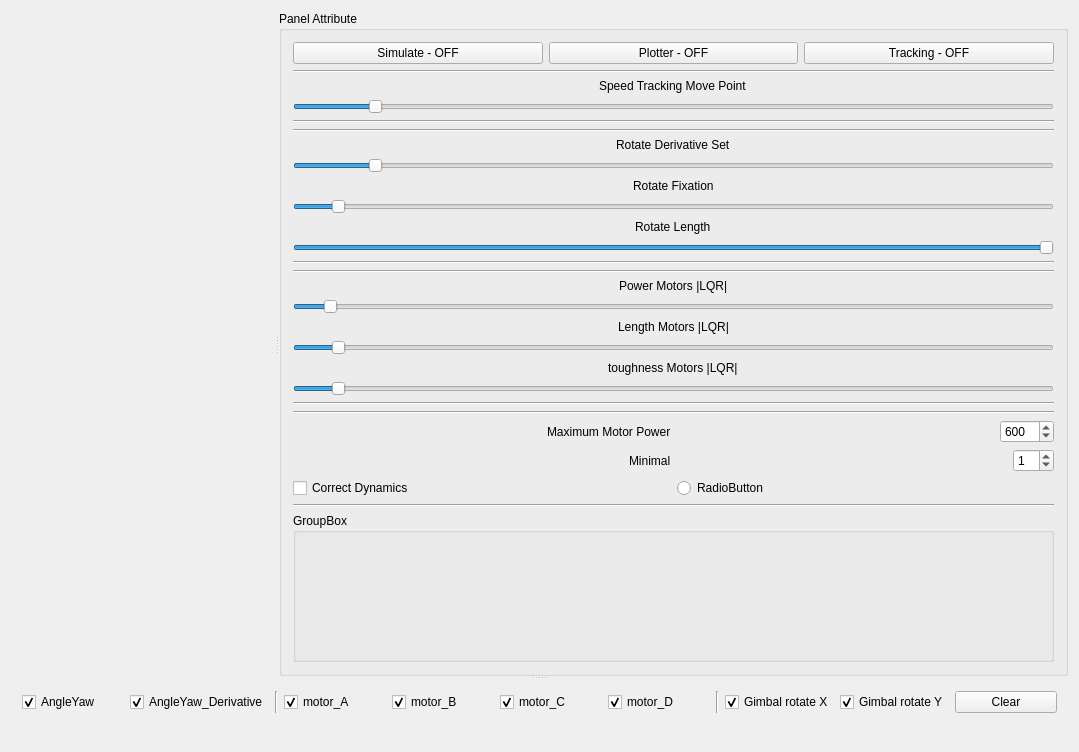
<?xml version="1.0" encoding="UTF-8"?>
<ui version="4.0">
 <class>MainWindow</class>
 <widget class="QMainWindow" name="MainWindow">
  <property name="geometry">
   <rect>
    <x>0</x>
    <y>0</y>
    <width>1079</width>
    <height>752</height>
   </rect>
  </property>
  <property name="windowTitle">
   <string>MainWindow</string>
  </property>
  <widget class="QWidget" name="centralWidget">
   <layout class="QGridLayout" name="gridLayout">
    <item row="0" column="0">
     <widget class="QSplitter" name="splitter_2">
      <property name="orientation">
       <enum>Qt::Vertical</enum>
      </property>
      <widget class="QSplitter" name="splitter">
       <property name="orientation">
        <enum>Qt::Horizontal</enum>
       </property>
       <widget class="GLWidget" name="widget" native="true"/>
       <widget class="QGroupBox" name="groupBox">
        <property name="title">
         <string>Panel Attribute</string>
        </property>
        <layout class="QGridLayout" name="gridLayout_2">
         <item row="0" column="0">
          <layout class="QVBoxLayout" name="verticalLayout">
           <item>
            <layout class="QHBoxLayout" name="horizontalLayout">
             <item alignment="Qt::AlignTop">
              <widget class="QPushButton" name="pushButton_simulate">
               <property name="text">
                <string>Simulate - OFF</string>
               </property>
              </widget>
             </item>
             <item alignment="Qt::AlignTop">
              <widget class="QPushButton" name="pushButton_Timer">
               <property name="text">
                <string>Plotter - OFF</string>
               </property>
              </widget>
             </item>
             <item alignment="Qt::AlignTop">
              <widget class="QPushButton" name="pushButton_LQR">
               <property name="text">
                <string>Tracking - OFF</string>
               </property>
              </widget>
             </item>
            </layout>
           </item>
           <item>
            <widget class="Line" name="line_9">
             <property name="orientation">
              <enum>Qt::Horizontal</enum>
             </property>
            </widget>
           </item>
           <item alignment="Qt::AlignHCenter">
            <widget class="QLabel" name="label">
             <property name="text">
              <string>Speed Tracking Move Point</string>
             </property>
            </widget>
           </item>
           <item>
            <widget class="QSlider" name="horizontalSlider_speedPoint">
             <property name="maximum">
              <number>10</number>
             </property>
             <property name="value">
              <number>1</number>
             </property>
             <property name="orientation">
              <enum>Qt::Horizontal</enum>
             </property>
            </widget>
           </item>
           <item>
            <widget class="Line" name="line_5">
             <property name="orientation">
              <enum>Qt::Horizontal</enum>
             </property>
            </widget>
           </item>
           <item>
            <widget class="Line" name="line_6">
             <property name="orientation">
              <enum>Qt::Horizontal</enum>
             </property>
            </widget>
           </item>
           <item alignment="Qt::AlignHCenter">
            <widget class="QLabel" name="label_2">
             <property name="text">
              <string>Rotate Derivative Set</string>
             </property>
            </widget>
           </item>
           <item>
            <widget class="QSlider" name="horizontalSlider_RotDev">
             <property name="value">
              <number>10</number>
             </property>
             <property name="orientation">
              <enum>Qt::Horizontal</enum>
             </property>
            </widget>
           </item>
           <item alignment="Qt::AlignHCenter">
            <widget class="QLabel" name="label_3">
             <property name="text">
              <string>Rotate Fixation</string>
             </property>
            </widget>
           </item>
           <item>
            <widget class="QSlider" name="horizontalSlider_RotFix">
             <property name="value">
              <number>5</number>
             </property>
             <property name="orientation">
              <enum>Qt::Horizontal</enum>
             </property>
            </widget>
           </item>
           <item alignment="Qt::AlignHCenter">
            <widget class="QLabel" name="label_4">
             <property name="text">
              <string>Rotate Length</string>
             </property>
            </widget>
           </item>
           <item>
            <widget class="QSlider" name="horizontalSlider_RotLen">
             <property name="value">
              <number>99</number>
             </property>
             <property name="orientation">
              <enum>Qt::Horizontal</enum>
             </property>
            </widget>
           </item>
           <item>
            <widget class="Line" name="line_2">
             <property name="orientation">
              <enum>Qt::Horizontal</enum>
             </property>
            </widget>
           </item>
           <item>
            <widget class="Line" name="line_3">
             <property name="orientation">
              <enum>Qt::Horizontal</enum>
             </property>
            </widget>
           </item>
           <item alignment="Qt::AlignHCenter">
            <widget class="QLabel" name="label_5">
             <property name="text">
              <string>Power Motors |LQR|</string>
             </property>
            </widget>
           </item>
           <item>
            <widget class="QSlider" name="horizontalSlider_Deverative0">
             <property name="value">
              <number>4</number>
             </property>
             <property name="orientation">
              <enum>Qt::Horizontal</enum>
             </property>
            </widget>
           </item>
           <item alignment="Qt::AlignHCenter">
            <widget class="QLabel" name="label_6">
             <property name="text">
              <string>Length Motors |LQR|</string>
             </property>
            </widget>
           </item>
           <item>
            <widget class="QSlider" name="horizontalSlider_Deverative1">
             <property name="value">
              <number>5</number>
             </property>
             <property name="orientation">
              <enum>Qt::Horizontal</enum>
             </property>
            </widget>
           </item>
           <item alignment="Qt::AlignHCenter">
            <widget class="QLabel" name="label_7">
             <property name="text">
              <string>toughness Motors |LQR|</string>
             </property>
            </widget>
           </item>
           <item>
            <widget class="QSlider" name="horizontalSlider_Deverative2">
             <property name="value">
              <number>5</number>
             </property>
             <property name="orientation">
              <enum>Qt::Horizontal</enum>
             </property>
            </widget>
           </item>
           <item>
            <widget class="Line" name="line_7">
             <property name="orientation">
              <enum>Qt::Horizontal</enum>
             </property>
            </widget>
           </item>
           <item>
            <widget class="Line" name="line_8">
             <property name="orientation">
              <enum>Qt::Horizontal</enum>
             </property>
            </widget>
           </item>
           <item>
            <layout class="QHBoxLayout" name="horizontalLayout_3">
             <item alignment="Qt::AlignRight">
              <widget class="QLabel" name="label_8">
               <property name="text">
                <string>Maximum Motor Power</string>
               </property>
              </widget>
             </item>
             <item alignment="Qt::AlignRight">
              <widget class="QSpinBox" name="spinBox_extrem_MIN_MAX">
               <property name="maximum">
                <number>1000</number>
               </property>
               <property name="value">
                <number>600</number>
               </property>
              </widget>
             </item>
            </layout>
           </item>
           <item>
            <layout class="QHBoxLayout" name="horizontalLayout_4">
             <item alignment="Qt::AlignRight">
              <widget class="QLabel" name="label_9">
               <property name="text">
                <string>Minimal</string>
               </property>
              </widget>
             </item>
             <item alignment="Qt::AlignRight">
              <widget class="QSpinBox" name="spinBox_Minimal">
               <property name="value">
                <number>1</number>
               </property>
              </widget>
             </item>
            </layout>
           </item>
           <item>
            <layout class="QHBoxLayout" name="horizontalLayout_5">
             <item>
              <widget class="QCheckBox" name="checkBox_isCorrectDynamic">
               <property name="text">
                <string>Correct Dynamics</string>
               </property>
              </widget>
             </item>
             <item>
              <widget class="QRadioButton" name="radioButton">
               <property name="text">
                <string>RadioButton</string>
               </property>
              </widget>
             </item>
            </layout>
           </item>
           <item>
            <widget class="Line" name="line">
             <property name="orientation">
              <enum>Qt::Horizontal</enum>
             </property>
            </widget>
           </item>
          </layout>
         </item>
         <item row="1" column="0">
          <widget class="QGroupBox" name="groupBox_2">
           <property name="title">
            <string>GroupBox</string>
           </property>
          </widget>
         </item>
        </layout>
       </widget>
      </widget>
      <widget class="QWidget" name="layoutWidget">
       <layout class="QVBoxLayout" name="verticalLayout_2">
        <item>
         <layout class="QHBoxLayout" name="horizontalLayout_2">
          <item alignment="Qt::AlignLeft">
           <widget class="QCheckBox" name="checkBox_AngleYaw">
            <property name="text">
             <string>AngleYaw</string>
            </property>
            <property name="checked">
             <bool>true</bool>
            </property>
           </widget>
          </item>
          <item alignment="Qt::AlignLeft">
           <widget class="QCheckBox" name="checkBox_AngleYaw_Derivative">
            <property name="text">
             <string>AngleYaw_Derivative</string>
            </property>
            <property name="checked">
             <bool>true</bool>
            </property>
           </widget>
          </item>
          <item>
           <widget class="Line" name="line_4">
            <property name="orientation">
             <enum>Qt::Vertical</enum>
            </property>
           </widget>
          </item>
          <item alignment="Qt::AlignLeft">
           <widget class="QCheckBox" name="checkBox_motor_A">
            <property name="text">
             <string>motor_A</string>
            </property>
            <property name="checked">
             <bool>true</bool>
            </property>
           </widget>
          </item>
          <item alignment="Qt::AlignLeft">
           <widget class="QCheckBox" name="checkBox_motor_B">
            <property name="text">
             <string>motor_B</string>
            </property>
            <property name="checked">
             <bool>true</bool>
            </property>
           </widget>
          </item>
          <item alignment="Qt::AlignLeft">
           <widget class="QCheckBox" name="checkBox_motor_C">
            <property name="text">
             <string>motor_C</string>
            </property>
            <property name="checked">
             <bool>true</bool>
            </property>
           </widget>
          </item>
          <item alignment="Qt::AlignLeft">
           <widget class="QCheckBox" name="checkBox_motor_D">
            <property name="text">
             <string>motor_D</string>
            </property>
            <property name="checked">
             <bool>true</bool>
            </property>
           </widget>
          </item>
          <item>
           <widget class="Line" name="line_10">
            <property name="orientation">
             <enum>Qt::Vertical</enum>
            </property>
           </widget>
          </item>
          <item>
           <widget class="QCheckBox" name="checkBox_AngleGimbal_X">
            <property name="text">
             <string>Gimbal rotate X</string>
            </property>
            <property name="checked">
             <bool>true</bool>
            </property>
           </widget>
          </item>
          <item>
           <widget class="QCheckBox" name="checkBox_AngleGimbal_Y">
            <property name="text">
             <string>Gimbal rotate Y</string>
            </property>
            <property name="checked">
             <bool>true</bool>
            </property>
           </widget>
          </item>
          <item>
           <widget class="QPushButton" name="pushButton_Clear">
            <property name="text">
             <string>Clear</string>
            </property>
           </widget>
          </item>
         </layout>
        </item>
        <item>
         <widget class="QCustomPlot" name="widget_Plot" native="true">
          <property name="sizePolicy">
           <sizepolicy hsizetype="Minimum" vsizetype="Minimum">
            <horstretch>0</horstretch>
            <verstretch>0</verstretch>
           </sizepolicy>
          </property>
         </widget>
        </item>
       </layout>
      </widget>
     </widget>
    </item>
   </layout>
  </widget>
  <widget class="QMenuBar" name="menuBar">
   <property name="geometry">
    <rect>
     <x>0</x>
     <y>0</y>
     <width>1079</width>
     <height>22</height>
    </rect>
   </property>
  </widget>
 </widget>
 <layoutdefault spacing="6" margin="11"/>
 <customwidgets>
  <customwidget>
   <class>GLWidget</class>
   <extends>QWidget</extends>
   <header>GLWidget.h</header>
   <container>1</container>
  </customwidget>
  <customwidget>
   <class>QCustomPlot</class>
   <extends>QWidget</extends>
   <header>qcustomplot.h</header>
   <container>1</container>
  </customwidget>
 </customwidgets>
 <resources/>
 <connections/>
</ui>
